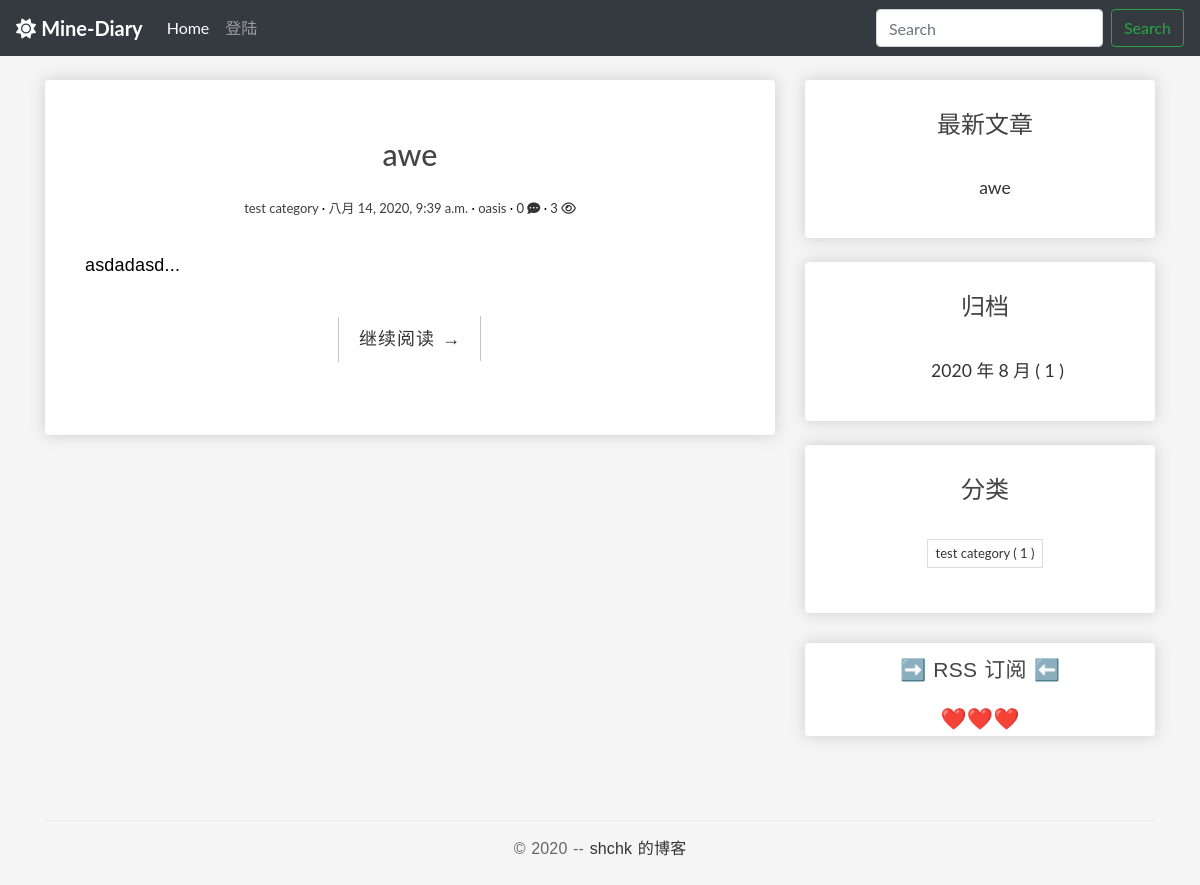
The page / on the database its author committed.
### blog/models.py (models this page shows, shortened)
class Post(models.Model):
    author = models.ForeignKey(
        User, verbose_name='作者', on_delete=models.CASCADE)
    title = models.CharField('标题', max_length=100)
    body = models.TextField('正文')
    created_time = models.DateTimeField('创建时间', default=timezone.now)
    modified_time = models.DateTimeField('修改时间')
    excerpt = models.CharField('摘要', max_length=100, blank=True)
    categories = models.ForeignKey(
        Category, verbose_name='分类', on_delete=models.CASCADE)
    views = models.PositiveIntegerField('浏览量', default=0, editable=False)
    likes = models.PositiveIntegerField(default=0)
    def get_absolute_url(self):
        return reverse('blog:detail', kwargs={'pk': self.pk})
    class Meta:
        verbose_name = '文章'
        verbose_name_plural = verbose_name
        ordering = ['-created_time']

class Category(models.Model):
    name = models.CharField(max_length=100)
    class Meta:
        verbose_name = '分类'
        verbose_name_plural = verbose_name

### blog/views.py (the view)
# urls.py: path('', IndexView.as_view(), name='index'),
class IndexView(ListView):
    model = Post
    template_name = 'blog/index.html'
    context_object_name = 'post_list'
    paginate_by = 8

### blog/templatetags/blog_extras.py (called while the page is built)
@register.inclusion_tag('blog/inclusions/_recent_posts.html', takes_context=True)
def show_recent_posts(context, num=5):
    return {
        'recent_post_list': Post.objects.all().order_by('-created_time')[:num],
    }

@register.inclusion_tag('blog/inclusions/_archives.html', takes_context=True)
def show_archives(context):
    date_list = Post.objects.annotate(year=ExtractYear('created_time'), month=ExtractMonth(
        'created_time')).values('year', 'month').order_by('year', 'month').annotate(num_posts=Count('id'))
    return {
        'date_list': date_list
    }

@register.inclusion_tag('blog/inclusions/_categories.html', takes_context=True)
def show_categories(context):
    category_list = Category.objects.annotate(
        num_posts=Count('post')).filter(num_posts__gt=0)
    return {
        'category_list': category_list
    }

### blog/templates/blog/index.html (shortened to what this page needs)
{% extends 'base.html' %}
{% block main %}
  {% for post in post_list %}
    <div class="box-element">
      <article class="post post-{{ post.pk }}">
        <header class="entry-header">
          <h1 class="entry-title">
            <a>{{ post.title }}</a>
          </h1>
          <div class="entry-meta">
            <span class="post-category"><a>{{ post.categories.name }}</a></span>
            <span class="post-date"><a><time class="entry-date"
                  datetime="{{ post.created_time }}">{{ post.created_time }}</time></a></span>
            <span class="post-author"><a>{{ post.author }}</a></span>
            <span class="comments-link"><a href="{{ post.get_absolute_url }}#comment-area">{{ post.comments_post.count }} <i class="fas fa-comment-dots"></i></a></span>
            <span class="views-count"><a href="{{ post.get_absolute_url }}">{{ post.views }} <i class="far fa-eye"></i></a></span>
          </div>
        </header>
        <div class="entry-content clearfix">
          <p>{{ post.excerpt }}...</p>
          <div class="read-more cl-effect-14">
            <a href="{{ post.get_absolute_url }}" class="more-link">继续阅读 <span class="meta-nav">→</span></a>
          </div>
        </div>
        <br>
        <br>
      </article>
    </div>
    <br>
  {% empty %}
    <div class="no-post">暂时还没有发布的文章！</div>
  {% endfor %}
{% endblock main %}

### blog/templates/blog/inclusions/_recent_posts.html
<div class="widget widget-recent-posts">
  <h3 class="widget-title entry-title">最新文章</h3>
  <ul>
    {% for post in recent_post_list %}
      <div class="entry-free">
        <li>
            <a href="{{ post.get_absolute_url }}">{{ post.title }}</a>
        </li>
      </div>
    {% empty %}
      暂无文章！
    {% endfor %}
  </ul>
</div>

### blog/templates/blog/inclusions/_categories.html
<div class="widget widget-tag-cloud">
  <h3 class="widget-title entry-title">分类</h3>
  <ul>
    {% for category in category_list %}
        <div class="entry-free">
            <li>
                <a href="{% url 'blog:categories' category.pk %}">{{ category.name }} <span class="post-count">( {{ category.num_posts }} )</span></a>
            </li>
        </div>
    {% empty %}
      暂无分类！
    {% endfor %}
  </ul>
</div>

### blog/static/blog/css/main.css (style rules this page uses)
body { background-color: whitesmoke; }
.box-element { box-shadow: hsl(0, 0%, 80%) 0 0 16px; background-color: #fff; border-radius: 4px; padding: 10px; }
.entry-free { text-align: center; font-size: 1.1em; margin-bottom: 20px; line-height: 1.6; padding: 10px 20px 0; }
* { outline: none; }
h1, h2, h3, h4, h5, h6 { margin-top: 0; }
a { color: #333; }
body { color: #444; font-family: 'Lato', sans-serif; }
p { font-family: 'Ubuntu', sans-serif; font-weight: 400; word-spacing: 1px; letter-spacing: 0.01em; }
.post { background: #fff; padding: 30px 30px 0; }
.entry-title { text-align: center; font-size: 1.9em; margin-bottom: 20px; line-height: 1.6; padding: 10px 20px 0; }
.entry-meta { text-align: center; color: #3d3c3c; font-size: 13px; margin-bottom: 30px; }
.entry-content { font-size: 18px; line-height: 1.9; font-weight: 300; color: #000; }
.post-category::after, .post-date::after, .post-author::after, .comments-link::after { content: ' ·'; color: #000; }
.read-more { font-family: 'Ubuntu', sans-serif; font-weight: 400; word-spacing: 1px; letter-spacing: 0.01em; text-align: center; margin-top: 20px; }
.cl-effect-14 a { padding: 0 20px; height: 45px; line-height: 45px; position: relative; display: inline-block; margin: 15px 25px; letter-spacing: 1px; font-weight: 400; text-shadow: 0 0 1px rgba(255, 255, 255, 0.3); }
.cl-effect-14 a::before, .cl-effect-14 a::after { position: absolute; width: 45px; height: 1px; background: #C3C3C3; content: ''; -webkit-transition: all 0.3s; -moz-transition: all 0.3s; transition: all 0.3s; pointer-events: none; }
.cl-effect-14 a::before { top: 0; left: 0; -webkit-transform: rotate(90deg); -moz-transform: rotate(90deg); transform: rotate(90deg); -webkit-transform-origin: 0 0; -moz-transform-origin: 0 0; transform-origin: 0 0; }
.cl-effect-14 a::after { right: 0; bottom: 0; -webkit-transform: rotate(90deg); -moz-transform: rotate(90deg); transform: rotate(90deg); -webkit-transform-origin: 100% 0; -moz-transform-origin: 100% 0; transform-origin: 100% 0; }
.widget { background: #fff; padding: 5px 0 5px 10px; }
.widget-title { font-size: 1.5em; margin-bottom: 20px; line-height: 1.6; padding: 10px 0 0; font-weight: 400; }
.widget-recent-posts ul { padding: 0; margin: 0; padding-left: 20px; }
.widget-recent-posts ul li { list-style-type: none; position: relative; line-height: 170%; margin-bottom: 10px; }
.widget-recent-posts ul li::before { content: '\f3d3'; font-family: "Ionicons"; position: absolute; left: -17px; top: 3px; font-size: 16px; color: #000; }
.widget-tag-cloud ul { padding: 0; margin: 0; margin-right: -10px; }
.widget-tag-cloud ul li { list-style-type: none; font-size: 13px; display: inline-block; margin-right: 10px; margin-bottom: 10px; padding: 3px 8px; border: 1px solid #ddd; }

### rows shown on the page
Post: title "awe", categories.name "test category", created_time "八月 14, 2020, 9:39 a.m.", author "oasis", comments_post.count "0", views "3", excerpt "asdadasd"
Category: name "test category", num_posts "1"

### other values the page prints
{{ date.year }} "2020"
{{ date.month }} "8"
{{ date.num_posts }} "1"
